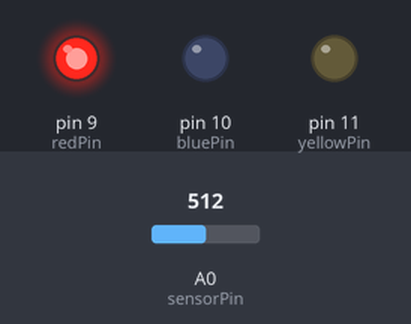
Simulated run of this sketch. Board: Arduino Uno, built with avr-gcc and run on an emulated ATmega328P. On the bench: output pins drawn as LEDs (lit = HIGH). The inputs (shaded band) are chosen by the test bench; at power-on: A0 (sensorPin) = 512.

Above: at 1.2 s.
1.3 s: A0 (sensorPin) set to 581
2.8 s: A0 (sensorPin) set to 616
At 3.3 s:
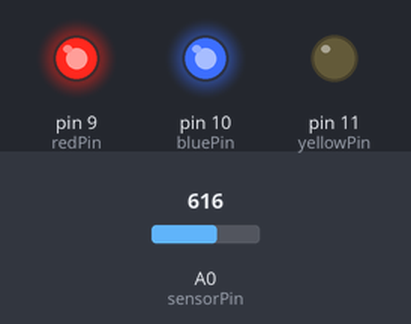
4.3 s: A0 (sensorPin) set to 783
5.8 s: A0 (sensorPin) set to 807
At 6.8 s:
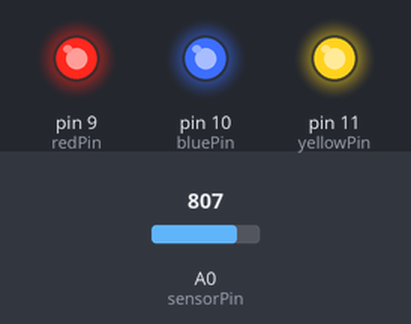
7.3 s: A0 (sensorPin) set to 189
At 7.9 s:
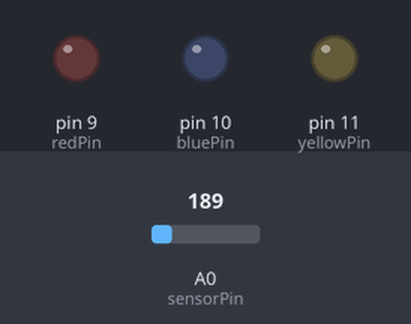
8.8 s: A0 (sensorPin) set to 391
10.3 s: A0 (sensorPin) set to 408
At 11.4 s:
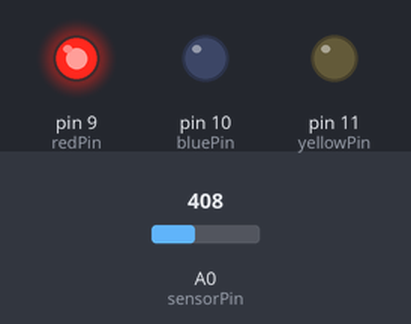
Timing chart, 0 to 12.8 s (numbered marks = the images above; inputs shaded):
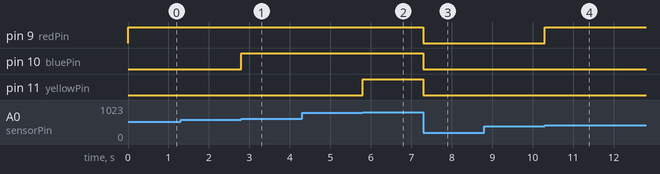

Measured:
- the behaviour switches between 599 and 600 on A0 (sensorPin) (found by bisection; images 0 and 1)
- the behaviour switches between 799 and 800 on A0 (sensorPin) (found by bisection; images 1 and 2)
- the behaviour switches between 399 and 400 on A0 (sensorPin) (found by bisection; images 3 and 4)
- after the input at 1.3 s, every drawn part: stays the same
- after the input at 2.8 s, pin 10 (bluePin): LOW → HIGH at once
- after the input at 4.3 s, every drawn part: stays the same
- after the input at 5.8 s, pin 11 (yellowPin): LOW → HIGH at once
- after the input at 7.3 s, pin 9 (redPin), pin 10 (bluePin), pin 11 (yellowPin): HIGH → LOW at once
- after the input at 8.8 s, every drawn part: stays the same
- after the input at 10.3 s, pin 9 (redPin): LOW → HIGH at once

The sketch:

fsr3.ino
```cpp
const byte redPin = 9;
const byte bluePin = 10;
const byte yellowPin = 11;
const byte sensorPin = A0;


void setup()
{
   Serial.begin(115200);
   pinMode(redPin, OUTPUT);
   pinMode(bluePin, OUTPUT);
   pinMode(yellowPin, OUTPUT);
}

void loop()
{
   int sensorValue = analogRead(sensorPin); // read sensor
   if (sensorValue >= 0 && sensorValue <= 199) // all off
   {
      digitalWrite(redPin, LOW);
      digitalWrite(bluePin, LOW);
      digitalWrite(yellowPin, LOW);
   }
   else if (sensorValue >= 400 && sensorValue <= 599)  // red on
   {
      digitalWrite(redPin, HIGH);
      digitalWrite(bluePin, LOW);
      digitalWrite(yellowPin, LOW);
   }
   else if (sensorValue >= 600 && sensorValue <= 799) // blue on
   {
      digitalWrite(redPin, HIGH);
      digitalWrite(bluePin, HIGH);
      digitalWrite(yellowPin, LOW);
   }
   else if (sensorValue >= 800 && sensorValue <= 1023) // yellow on
   {
      digitalWrite(redPin, HIGH);
      digitalWrite(bluePin, HIGH);
      digitalWrite(yellowPin, HIGH);
   }

}
```
